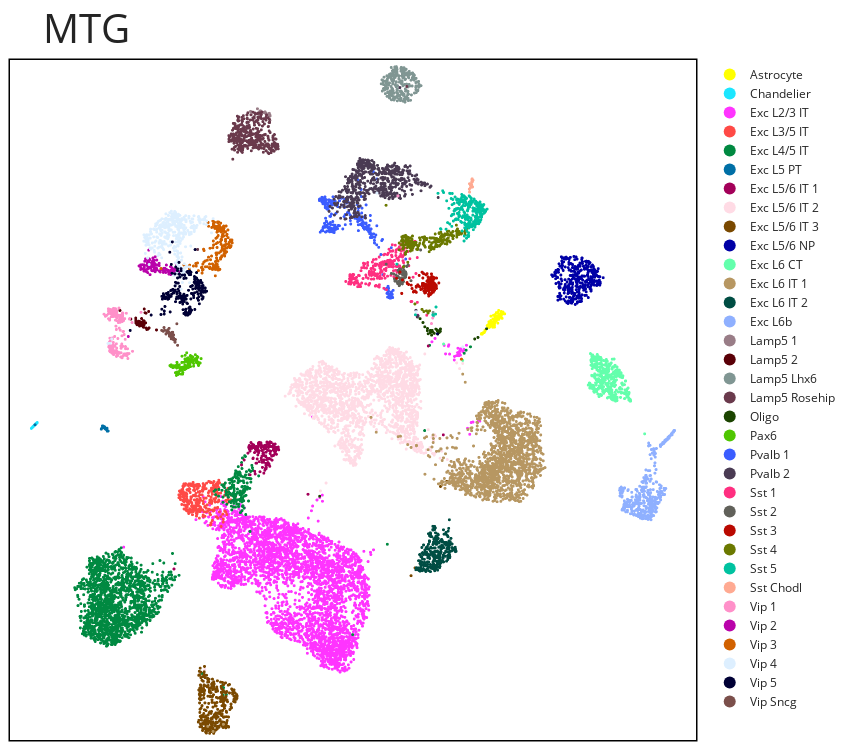

Notebook code for this chart:
### Code cell
fig = bp.umap(mtg, 'labels34', title="MTG", width=850, height=750)
fig.update_layout(margin=dict(t=60), title_font_size=40)
fig.update_layout(
    title=dict(
        y=0.98,              
        yanchor="top",
        pad=dict(t=0, b=0) 
    )
)
fig.write_image("FIG3/MTG.png", scale=3)
fig.show()

### Figure 1 — Plotly figure (JSON) as saved in the notebook; plotly's stock layout.template omitted (floating-point values rounded to 4 significant figures; data arrays with more than 128 entries replaced by an {"elided": "..."} marker saying what was removed)
{"data": [{"hovertemplate": "color=Astrocyte<br>x=%{x}<br>y=%{y}<extra></extra>", "legendgroup": "Astrocyte", "line": {"width": 2}, "marker": {"color": "#FFFF00", "size": 3, "symbol": "circle"}, "mode": "markers", "name": "Astrocyte", "showlegend": true, "type": "scattergl", "x": [14.91, 15.22, 14.87, 14.78, 14.49, 15.03, 14.14, 14.64, 14.69, 15.02, 14.84, 14.97, 14.99, 14.74, 14.94, 14.92, 14.64, 14.97, 14.9, 14.92, 14.75, 14.67, 14.78, 14.89, 14.68, 14.48, 14.71, 14.83, 15.13, 14.62, 14.53, 14.58, 14.71, 15.06, 14.94, 14.63, 14.58, 14.77, 14.53, 14.68, 14.57, 14.55, 14.79, 14.9, 14.22, 14.94, 14.55, 15.05, 14.8, 14.78, 14.6, 14.84, 14.49, 14.85, 15.0, 14.8, 14.53, 14.78, 14.5, 14.75, 14.27, 15.06, 14.74, 14.78, 14.87, 15.04, 14.95, 14.8, 14.15, 14.78, 14.82, 15.07, 15.07, 14.89, 14.89, 14.41, 14.74, 14.67, 14.77, 14.97, 14.46, 14.93, 14.19, 14.3, 14.69, 14.75, 15.06, 15.01, 14.31, 15.0, 14.81, 14.51, 14.82, 14.7, 14.83, 14.57, 14.5, 14.69, 14.55, 14.77, 14.49, 14.95, 14.82, 15.14, 14.71, 14.67, 14.61, 14.51, 15.07, 15.1, 14.82, 14.17, 14.89, 14.48, 14.93], "xaxis": "x", "y": [10.4, 10.49, 10.35, 10.4, 9.924, 10.51, 9.545, 9.969, 10.12, 10.48, 10.33, 10.36, 10.47, 9.872, 10.65, 10.39, 10.11, 10.45, 10.06, 10.39, 10.17, 9.867, 10.41, 10.32, 9.973, 9.918, 10.06, 10.54, 10.49, 9.926, 9.986, 10.38, 10.09, 10.38, 10.37, 10.03, 10.03, 10.14, 9.998, 10.26, 10.18, 10.13, 10.4, 10.3, 9.613, 10.24, 9.911, 10.48, 10.4, 10.31, 9.944, 10.27, 10.12, 10.22, 10.4, 10.37, 10.05, 10.23, 9.897, 10.06, 9.623, 10.6, 9.97, 10.36, 10.25, 10.48, 10.23, 10.16, 9.582, 10.36, 10.23, 10.45, 10.31, 10.55, 10.4, 9.944, 10.19, 9.979, 10.45, 10.48, 9.895, 10.42, 9.58, 9.678, 9.974, 10.24, 10.45, 10.46, 9.733, 10.42, 10.16, 9.864, 10.3, 10.42, 10.18, 9.932, 9.885, 10.12, 10.1, 10.12, 9.861, 10.36, 10.23, 10.57, 10.24, 10.02, 9.954, 9.866, 10.57, 10.28, 10.22, 9.544, 10.31, 10.02, 10.3], "yaxis": "y"}, {"hovertemplate": "color=Chandelier<br>x=%{x}<br>y=%{y}<extra></extra>", "legendgroup": "Chandelier", "line": {"width": 2}, "marker": {"color": "#1CE6FF", "size": 3, "symbol": "circle"}, "mode": "markers", "name": "Chandelier", "showlegend": true, "type": "scattergl", "x": [-6.569, -6.621, -6.549, -6.57, -6.611, -6.729, -6.574, -6.766, -6.685, -6.784, -6.731, -6.588, -6.514, -6.651, -6.647, -6.715, -6.688, -6.65, -6.608, -6.706, -6.538, -6.65, -6.551, -6.556, -6.629, -6.517, -6.523, -6.601, -6.616, -6.606, -6.57, -6.692], "xaxis": "x", "y": [5.381, 5.328, 5.4, 5.377, 5.339, 5.22, 5.378, 5.187, 5.267, 5.166, 5.216, 5.361, 5.435, 5.299, 5.302, 5.236, 5.261, 5.298, 5.342, 5.243, 5.41, 5.301, 5.398, 5.396, 5.324, 5.431, 5.424, 5.346, 5.333, 5.344, 5.38, 5.258], "yaxis": "y"}, {"hovertemplate": "color=Exc L2/3 IT<br>x=%{x}<br>y=%{y}<extra></extra>", "legendgroup": "Exc L2/3 IT", "line": {"width": 2}, "marker": {"color": "#FF34FF", "size": 3, "symbol": "circle"}, "mode": "markers", "name": "Exc L2/3 IT", "showlegend": true, "type": "scattergl", "x": {"elided": "3245 float values"}, "xaxis": "x", "y": {"elided": "3245 float values"}, "yaxis": "y"}, {"hovertemplate": "color=Exc L3/5 IT<br>x=%{x}<br>y=%{y}<extra></extra>", "legendgroup": "Exc L3/5 IT", "line": {"width": 2}, "marker": {"color": "#FF4A46", "size": 3, "symbol": "circle"}, "mode": "markers", "name": "Exc L3/5 IT", "showlegend": true, "type": "scattergl", "x": {"elided": "279 float values"}, "xaxis": "x", "y": {"elided": "279 float values"}, "yaxis": "y"}, {"hovertemplate": "color=Exc L4/5 IT<br>x=%{x}<br>y=%{y}<extra></extra>", "legendgroup": "Exc L4/5 IT", "line": {"width": 2}, "marker": {"color": "#008941", "size": 3, "symbol": "circle"}, "mode": "markers", "name": "Exc L4/5 IT", "showlegend": true, "type": "scattergl", "x": {"elided": "1655 float values"}, "xaxis": "x", "y": {"elided": "1655 float values"}, "yaxis": "y"}, {"hovertemplate": "color=Exc L5 PT<br>x=%{x}<br>y=%{y}<extra></extra>", "legendgroup": "Exc L5 PT", "line": {"width": 2}, "marker": {"color": "#006FA6", "size": 3, "symbol": "circle"}, "mode": "markers", "name": "Exc L5 PT", "showlegend": true, "type": "scattergl", "x": [-3.406, -3.427, -3.464, -3.336, -3.306, -3.479, -3.303, -3.414, -3.377, -3.286, -3.442, -3.353, -3.352, -3.392, -3.294, -3.526, -3.271, -3.365, -3.535, -3.381, -3.215, -3.256, -3.411, -6.613, -3.388], "xaxis": "x", "y": [5.208, 5.246, 5.272, 5.134, 5.124, 5.277, 5.116, 5.201, 5.199, 5.107, 5.267, 5.181, 5.15, 5.211, 5.101, 5.155, 5.176, 5.16, 5.128, 5.176, 5.045, 5.035, 5.197, 5.334, 5.243], "yaxis": "y"}, {"hovertemplate": "color=Exc L5/6 IT 1<br>x=%{x}<br>y=%{y}<extra></extra>", "legendgroup": "Exc L5/6 IT 1", "line": {"width": 2}, "marker": {"color": "#A30059", "size": 3, "symbol": "circle"}, "mode": "markers", "name": "Exc L5/6 IT 1", "showlegend": true, "type": "scattergl", "x": {"elided": "156 float values"}, "xaxis": "x", "y": {"elided": "156 float values"}, "yaxis": "y"}, {"hovertemplate": "color=Exc L5/6 IT 2<br>x=%{x}<br>y=%{y}<extra></extra>", "legendgroup": "Exc L5/6 IT 2", "line": {"width": 2}, "marker": {"color": "#FFDBE5", "size": 3, "symbol": "circle"}, "mode": "markers", "name": "Exc L5/6 IT 2", "showlegend": true, "type": "scattergl", "x": {"elided": "1806 float values"}, "xaxis": "x", "y": {"elided": "1806 float values"}, "yaxis": "y"}, {"hovertemplate": "color=Exc L5/6 IT 3<br>x=%{x}<br>y=%{y}<extra></extra>", "legendgroup": "Exc L5/6 IT 3", "line": {"width": 2}, "marker": {"color": "#7A4900", "size": 3, "symbol": "circle"}, "mode": "markers", "name": "Exc L5/6 IT 3", "showlegend": true, "type": "scattergl", "x": {"elided": "326 float values"}, "xaxis": "x", "y": {"elided": "326 float values"}, "yaxis": "y"}, {"hovertemplate": "color=Exc L5/6 NP<br>x=%{x}<br>y=%{y}<extra></extra>", "legendgroup": "Exc L5/6 NP", "line": {"width": 2}, "marker": {"color": "#0000A6", "size": 3, "symbol": "circle"}, "mode": "markers", "name": "Exc L5/6 NP", "showlegend": true, "type": "scattergl", "x": {"elided": "344 float values"}, "xaxis": "x", "y": {"elided": "344 float values"}, "yaxis": "y"}, {"hovertemplate": "color=Exc L6 CT<br>x=%{x}<br>y=%{y}<extra></extra>", "legendgroup": "Exc L6 CT", "line": {"width": 2}, "marker": {"color": "#63FFAC", "size": 3, "symbol": "circle"}, "mode": "markers", "name": "Exc L6 CT", "showlegend": true, "type": "scattergl", "x": {"elided": "369 float values"}, "xaxis": "x", "y": {"elided": "369 float values"}, "yaxis": "y"}, {"hovertemplate": "color=Exc L6 IT 1<br>x=%{x}<br>y=%{y}<extra></extra>", "legendgroup": "Exc L6 IT 1", "line": {"width": 2}, "marker": {"color": "#B79762", "size": 3, "symbol": "circle"}, "mode": "markers", "name": "Exc L6 IT 1", "showlegend": true, "type": "scattergl", "x": {"elided": "1530 float values"}, "xaxis": "x", "y": {"elided": "1530 float values"}, "yaxis": "y"}, {"hovertemplate": "color=Exc L6 IT 2<br>x=%{x}<br>y=%{y}<extra></extra>", "legendgroup": "Exc L6 IT 2", "line": {"width": 2}, "marker": {"color": "#004D43", "size": 3, "symbol": "circle"}, "mode": "markers", "name": "Exc L6 IT 2", "showlegend": true, "type": "scattergl", "x": {"elided": "278 float values"}, "xaxis": "x", "y": {"elided": "278 float values"}, "yaxis": "y"}, {"hovertemplate": "color=Exc L6b<br>x=%{x}<br>y=%{y}<extra></extra>", "legendgroup": "Exc L6b", "line": {"width": 2}, "marker": {"color": "#8FB0FF", "size": 3, "symbol": "circle"}, "mode": "markers", "name": "Exc L6b", "showlegend": true, "type": "scattergl", "x": {"elided": "384 float values"}, "xaxis": "x", "y": {"elided": "384 float values"}, "yaxis": "y"}, {"hovertemplate": "color=Lamp5 1<br>x=%{x}<br>y=%{y}<extra></extra>", "legendgroup": "Lamp5 1", "line": {"width": 2}, "marker": {"color": "#997D87", "size": 3, "symbol": "circle"}, "mode": "markers", "name": "Lamp5 1", "showlegend": true, "type": "scattergl", "x": [4.307, 4.076, 3.989, 3.862, 4.241, 3.918, 4.137, 3.629, 4.304, 4.305, 3.724, 4.251, 3.913, 4.081, 4.276, 4.303, 3.8, 3.801, 4.14, 4.104, 3.406], "xaxis": "x", "y": [19.69, 19.83, 19.86, 19.93, 19.21, 19.78, 19.81, 19.76, 19.49, 19.69, 20.02, 19.74, 19.79, 19.88, 19.81, 19.74, 19.76, 19.87, 19.59, 19.83, 19.9], "yaxis": "y"}, {"hovertemplate": "color=Lamp5 2<br>x=%{x}<br>y=%{y}<extra></extra>", "legendgroup": "Lamp5 2", "line": {"width": 2}, "marker": {"color": "#5A0007", "size": 3, "symbol": "circle"}, "mode": "markers", "name": "Lamp5 2", "showlegend": true, "type": "scattergl", "x": [-1.838, -1.619, -1.822, -1.472, -1.699, -1.54, -1.563, -1.93, -1.579, -1.571, -1.668, -1.753, -1.739, -1.619, -2.668, -1.859, -1.933, -1.588, -2.161, -1.332, -1.615, -1.813, -1.793, -1.536, -1.683, -1.744, -1.559, -1.595, -1.789, -1.928, -1.627, -1.547, -1.498, -1.868, -1.457, -1.568, -1.452, -1.363, -1.419, -1.6, -1.542, -1.312, -1.771, -1.929, -1.63, -1.66, -0.9669, -1.92], "xaxis": "x", "y": [9.996, 10.04, 10.13, 10.07, 10.01, 10.16, 9.972, 10.2, 9.891, 9.865, 9.97, 9.923, 10.13, 9.927, 10.65, 10.11, 10.29, 9.984, 10.25, 10.6, 10.12, 10.03, 10.15, 10.71, 10.05, 10.12, 10.04, 9.968, 10.08, 10.13, 9.934, 10.08, 10.54, 9.981, 10.52, 10.17, 9.831, 9.781, 9.763, 10.11, 9.986, 9.837, 9.958, 10.17, 10.11, 10.27, 9.742, 10.06], "yaxis": "y"}, {"hovertemplate": "color=Lamp5 Lhx6<br>x=%{x}<br>y=%{y}<extra></extra>", "legendgroup": "Lamp5 Lhx6", "line": {"width": 2}, "marker": {"color": "#809693", "size": 3, "symbol": "circle"}, "mode": "markers", "name": "Lamp5 Lhx6", "showlegend": true, "type": "scattergl", "x": {"elided": "253 float values"}, "xaxis": "x", "y": {"elided": "253 float values"}, "yaxis": "y"}, {"hovertemplate": "color=Lamp5 Rosehip<br>x=%{x}<br>y=%{y}<extra></extra>", "legendgroup": "Lamp5 Rosehip", "line": {"width": 2}, "marker": {"color": "#6A3A4C", "size": 3, "symbol": "circle"}, "mode": "markers", "name": "Lamp5 Rosehip", "showlegend": true, "type": "scattergl", "x": {"elided": "349 float values"}, "xaxis": "x", "y": {"elided": "349 float values"}, "yaxis": "y"}, {"hovertemplate": "color=Oligo<br>x=%{x}<br>y=%{y}<extra></extra>", "legendgroup": "Oligo", "line": {"width": 2}, "marker": {"color": "#1B4400", "size": 3, "symbol": "circle"}, "mode": "markers", "name": "Oligo", "showlegend": true, "type": "scattergl", "x": [12.23, 11.76, 11.77, 12.22, 12.11, 11.63, 11.85, 11.66, 11.42, 11.82, 6.619, 12.23, 11.88, 12.16, 11.95, 12.2, 14.38, 13.98, 12.08, 13.82, 12.09, 12.1, 12.02, 11.51, 12.18, 11.63, 12.19, 11.29, 11.82], "xaxis": "x", "y": [9.786, 9.617, 9.72, 9.685, 9.705, 9.808, 9.72, 9.562, 10.09, 9.66, 2.009, 9.678, 9.64, 9.69, 9.583, 9.662, 9.796, 9.393, 9.741, 9.322, 9.691, 9.708, 9.779, 9.886, 9.627, 9.705, 9.674, 10.27, 9.499], "yaxis": "y"}, {"hovertemplate": "color=Pax6<br>x=%{x}<br>y=%{y}<extra></extra>", "legendgroup": "Pax6", "line": {"width": 2}, "marker": {"color": "#4FC601", "size": 3, "symbol": "circle"}, "mode": "markers", "name": "Pax6", "showlegend": true, "type": "scattergl", "x": [-0.1791, 0.2113, 0.6588, 0.8383, 0.2781, 0.2629, 0.03194, -0.09849, 0.0914, 0.8999, 0.258, 0.4006, -0.006494, -0.2228, 0.9442, 0.05014, 1.108, -0.3012, 0.2322, 0.1087, 0.5283, 0.584, 0.9846, 0.7585, 0.4872, 1.064, 0.3451, -0.02677, -0.3427, 0.6462, 0.4977, -0.01908, 0.7378, 0.723, 0.3461, 0.3571, 0.4544, 0.2744, 0.06528, 0.3664, 0.7895, 0.6693, -0.2843, 0.181, 0.9371, 0.8605, 0.1372, 0.7437, 0.8888, 0.6588, 0.9154, -0.04381, 0.403, 0.4655, 0.07253, -0.03024, -0.09959, 0.5218, -0.02588, 0.9791, 0.5676, 0.5773, 0.5791, 0.4137, 0.6741, 0.4908, 0.8398, 0.5047, 0.5391, 0.05639, 0.01818, 0.4, 0.5082, -0.2119, 0.2364, 0.9268, 0.2936, 0.9012, 0.2424, 0.7585, 0.5827, 0.4064, 0.2199, -0.02416, 0.5526, 0.3946, 0.7607, 0.3654, -0.1848, 0.6117, -0.2033, 0.6091, 0.01263, 0.6829, 0.4375, 0.1614, 0.3999, 0.9544, 0.3554, 0.1761, 0.07635, 0.1348, 0.9796, -0.08505, 0.5033], "xaxis": "x", "y": [8.001, 8.231, 8.52, 8.589, 7.983, 8.009, 7.672, 8.08, 8.123, 8.267, 7.762, 8.037, 8.126, 8.073, 8.25, 7.79, 8.408, 8.046, 7.847, 7.841, 8.004, 8.264, 8.09, 8.056, 7.986, 8.202, 8.029, 8.108, 8.084, 8.495, 8.245, 8.239, 8.315, 8.483, 7.904, 8.387, 8.414, 7.98, 7.714, 8.564, 8.327, 8.449, 8.118, 7.688, 8.202, 8.408, 7.895, 8.304, 8.226, 8.242, 8.439, 7.629, 7.984, 8.262, 7.702, 7.977, 8.015, 8.267, 7.781, 8.242, 8.134, 8.211, 8.342, 7.956, 8.381, 8.319, 8.399, 8.102, 8.403, 7.71, 7.75, 8.287, 8.449, 7.992, 7.96, 8.505, 8.237, 8.358, 7.686, 8.179, 8.136, 8.049, 8.522, 7.677, 8.116, 8.084, 8.348, 8.278, 8.077, 8.039, 8.031, 8.549, 8.04, 8.295, 8.679, 7.884, 7.937, 8.477, 8.114, 7.998, 7.998, 7.985, 8.121, 7.756, 8.189], "yaxis": "y"}, {"hovertemplate": "color=Pvalb 1<br>x=%{x}<br>y=%{y}<extra></extra>", "legendgroup": "Pvalb 1", "line": {"width": 2}, "marker": {"color": "#3B5DFF", "size": 3, "symbol": "circle"}, "mode": "markers", "name": "Pvalb 1", "showlegend": true, "type": "scattergl", "x": {"elided": "218 float values"}, "xaxis": "x", "y": {"elided": "218 float values"}, "yaxis": "y"}, {"hovertemplate": "color=Pvalb 2<br>x=%{x}<br>y=%{y}<extra></extra>", "legendgroup": "Pvalb 2", "line": {"width": 2}, "marker": {"color": "#4A3B53", "size": 3, "symbol": "circle"}, "mode": "markers", "name": "Pvalb 2", "showlegend": true, "type": "scattergl", "x": {"elided": "544 float values"}, "xaxis": "x", "y": {"elided": "544 float values"}, "yaxis": "y"}, {"hovertemplate": "color=Sst 1<br>x=%{x}<br>y=%{y}<extra></extra>", "legendgroup": "Sst 1", "line": {"width": 2}, "marker": {"color": "#FF2F80", "size": 3, "symbol": "circle"}, "mode": "markers", "name": "Sst 1", "showlegend": true, "type": "scattergl", "x": {"elided": "228 float values"}, "xaxis": "x", "y": {"elided": "228 float values"}, "yaxis": "y"}, {"hovertemplate": "color=Sst 2<br>x=%{x}<br>y=%{y}<extra></extra>", "legendgroup": "Sst 2", "line": {"width": 2}, "marker": {"color": "#61615A", "size": 3, "symbol": "circle"}, "mode": "markers", "name": "Sst 2", "showlegend": true, "type": "scattergl", "x": [10.43, 10.12, 10.33, 10.3, 10.18, 10.37, 10.53, 10.26, 10.46, 10.54, 10.46, 10.37, 10.52, 10.67, 10.47, 9.953, 10.73, 10.57, 10.86, 10.63, 11.31, 10.1, 10.61, 10.34, 10.48, 10.32, 10.49, 10.64, 10.42, 10.62, 10.41, 10.57, 10.32, 10.26, 10.41, 10.32, 10.36, 10.55, 10.55, 10.25, 10.33, 10.5, 10.38, 10.41, 10.37, 10.61, 10.31, 10.46, 10.17, 10.37, 10.35, 10.12, 10.34, 9.711, 10.31, 10.49, 10.23, 10.22, 10.26, 10.05, 10.51, 10.56, 10.33], "xaxis": "x", "y": [12.15, 12.01, 12.59, 11.87, 12.06, 12.06, 12.53, 12.51, 12.09, 12.72, 12.32, 11.97, 11.99, 12.69, 12.44, 12.37, 12.76, 12.21, 12.03, 12.38, 13.46, 12.12, 12.36, 12.36, 12.3, 11.8, 12.41, 12.32, 12.05, 12.2, 12.51, 12.17, 12.0, 12.17, 11.93, 12.49, 12.45, 12.29, 12.49, 11.89, 12.16, 12.32, 12.55, 12.1, 12.14, 12.44, 12.01, 11.88, 12.29, 11.89, 12.02, 12.03, 11.83, 12.8, 12.46, 12.44, 11.96, 12.19, 12.22, 12.35, 12.63, 12.16, 12.38], "yaxis": "y"}, {"hovertemplate": "color=Sst 3<br>x=%{x}<br>y=%{y}<extra></extra>", "legendgroup": "Sst 3", "line": {"width": 2}, "marker": {"color": "#BA0900", "size": 3, "symbol": "circle"}, "mode": "markers", "name": "Sst 3", "showlegend": true, "type": "scattergl", "x": [11.5, 11.56, 11.66, 11.92, 11.7, 11.6, 11.85, 11.77, 11.74, 10.69, 11.11, 11.88, 11.79, 11.98, 11.86, 11.89, 10.35, 11.81, 11.66, 11.66, 12.04, 11.51, 11.86, 11.74, 11.66, 11.56, 11.4, 11.81, 11.38, 11.11, 11.82, 11.79, 11.49, 11.86, 10.79, 11.69, 11.5, 11.93, 11.66, 11.9, 11.78, 11.86, 11.46, 10.2, 11.56, 12.04, 11.2, 10.47, 10.98, 11.0, 11.81, 10.43, 11.7, 10.88, 11.23, 11.96, 11.84, 11.83, 11.91, 11.39, 11.84, 11.17, 11.65, 11.68, 11.95, 11.8, 11.52, 11.89, 11.83, 11.72, 11.71, 11.4, 11.45, 11.63, 11.95, 11.78, 11.57, 11.79, 11.11, 10.91, 11.06, 11.52, 12.05, 10.43, 10.75, 11.95, 11.67, 12.16, 11.71, 11.61, 11.55, 11.42, 11.92, 11.06, 11.25, 11.94, 11.55, 11.81, 11.45, 11.27, 12.05, 11.38, 11.93, 11.48, 10.68, 11.97, 11.32, 11.85, 11.39, 11.66, 11.64, 11.53, 11.55, 11.47, 11.8, 11.79, 11.79, 11.74, 11.18], "xaxis": "x", "y": [11.46, 12.3, 12.09, 11.8, 11.87, 12.0, 11.81, 11.39, 11.75, 11.9, 11.72, 12.2, 11.77, 11.89, 11.52, 12.02, 12.44, 12.07, 11.57, 11.95, 11.82, 11.87, 11.56, 11.95, 12.05, 11.54, 11.9, 11.91, 11.65, 11.49, 12.35, 11.85, 11.78, 11.69, 12.17, 11.32, 11.68, 11.91, 12.21, 11.5, 11.9, 12.02, 12.36, 12.14, 11.86, 11.78, 11.8, 12.07, 11.51, 11.55, 11.62, 11.45, 11.35, 11.82, 11.77, 11.74, 11.78, 11.45, 11.93, 11.82, 11.65, 11.81, 11.73, 11.4, 12.17, 11.99, 11.82, 11.95, 12.24, 12.09, 11.51, 11.78, 11.9, 11.8, 11.58, 11.75, 11.7, 11.94, 11.77, 11.67, 11.52, 11.78, 11.67, 11.44, 11.86, 12.14, 12.06, 11.93, 11.71, 12.36, 11.74, 12.16, 12.11, 11.55, 12.28, 11.72, 11.79, 11.72, 12.36, 11.74, 12.15, 12.43, 11.63, 11.8, 11.94, 11.78, 11.62, 11.99, 11.81, 11.64, 11.8, 11.59, 11.48, 11.54, 11.62, 12.17, 11.77, 11.63, 11.84], "yaxis": "y"}, {"hovertemplate": "color=Sst 4<br>x=%{x}<br>y=%{y}<extra></extra>", "legendgroup": "Sst 4", "line": {"width": 2}, "marker": {"color": "#6B7900", "size": 3, "symbol": "circle"}, "mode": "markers", "name": "Sst 4", "showlegend": true, "type": "scattergl", "x": {"elided": "208 float values"}, "xaxis": "x", "y": {"elided": "208 float values"}, "yaxis": "y"}, {"hovertemplate": "color=Sst 5<br>x=%{x}<br>y=%{y}<extra></extra>", "legendgroup": "Sst 5", "line": {"width": 2}, "marker": {"color": "#00C2A0", "size": 3, "symbol": "circle"}, "mode": "markers", "name": "Sst 5", "showlegend": true, "type": "scattergl", "x": {"elided": "250 float values"}, "xaxis": "x", "y": {"elided": "250 float values"}, "yaxis": "y"}, {"hovertemplate": "color=Sst Chodl<br>x=%{x}<br>y=%{y}<extra></extra>", "legendgroup": "Sst Chodl", "line": {"width": 2}, "marker": {"color": "#FFAA92", "size": 3, "symbol": "circle"}, "mode": "markers", "name": "Sst Chodl", "showlegend": true, "type": "scattergl", "x": [13.73, 13.59, 13.69, 13.72, 13.69, 13.57, 13.7, 13.71, 13.62, 13.64, 13.69, 13.74, 13.73, 13.72, 13.59], "xaxis": "x", "y": [16.39, 16.54, 16.63, 16.62, 16.48, 16.29, 16.61, 16.77, 16.34, 16.46, 16.74, 16.7, 16.68, 16.7, 16.15], "yaxis": "y"}, {"hovertemplate": "color=Vip 1<br>x=%{x}<br>y=%{y}<extra></extra>", "legendgroup": "Vip 1", "line": {"width": 2}, "marker": {"color": "#FF90C9", "size": 3, "symbol": "circle"}, "mode": "markers", "name": "Vip 1", "showlegend": true, "type": "scattergl", "x": {"elided": "182 float values"}, "xaxis": "x", "y": {"elided": "182 float values"}, "yaxis": "y"}, {"hovertemplate": "color=Vip 2<br>x=%{x}<br>y=%{y}<extra></extra>", "legendgroup": "Vip 2", "line": {"width": 2}, "marker": {"color": "#B903AA", "size": 3, "symbol": "circle"}, "mode": "markers", "name": "Vip 2", "showlegend": true, "type": "scattergl", "x": [-1.396, -1.03, -1.297, -0.9542, -0.3121, -1.108, -2.278, -1.147, -0.3509, -0.8437, -1.524, -0.1182, -0.508, -1.54, -1.426, -0.9185, -1.028, -0.653, -1.177, -1.317, -1.012, -1.378, -1.056, -0.311, -0.5051, -1.11, -0.6199, -1.132, -1.218, -1.556, -1.225, -1.375, -0.2361, -0.6294, -0.2968, -1.078, -0.3956, -1.303, -0.1122, -1.562, -1.047, -1.106, -0.7191, -1.345, -1.387, -1.027, -0.5356, -0.3296, -1.434, -1.074, -1.567, -1.348, -1.777, -0.2922, -1.268, -0.8414, -1.266, -1.01, -1.634, -1.118, -1.602, -0.9806, -1.507, 0.06712, -1.382, -1.115, -0.9705, -1.227, -1.277, -1.328, -1.274, -0.02446, -1.701, -0.5822, -1.682, -1.277, -1.063, -1.114, -0.4282, -0.6965, -0.971, -1.164, -1.702, -0.1934, -1.313, -0.1266, -1.137, -1.192, -1.116, -1.474, -1.351, -0.5753, -0.2085, -0.4133, -1.135, -0.2143, -0.02921, -0.8291, -1.112, -1.514, -1.271, -1.296, -0.1311, -1.706, -1.532, -1.308, -1.38, -1.55, -1.267, -1.375, -0.792, -0.9429, -0.276, -0.7925, -1.158, -0.6632, -0.2237], "xaxis": "x", "y": [12.85, 12.45, 12.61, 12.99, 12.68, 12.95, 9.437, 12.87, 12.48, 12.84, 12.55, 12.57, 12.76, 12.71, 12.75, 12.75, 13.14, 12.42, 12.68, 12.77, 12.77, 12.59, 12.65, 12.32, 12.55, 12.74, 12.61, 12.85, 12.73, 12.77, 12.64, 12.7, 12.62, 12.46, 12.33, 12.78, 12.34, 12.75, 12.49, 12.55, 12.83, 12.91, 12.56, 12.69, 12.57, 12.5, 12.42, 12.44, 12.45, 12.97, 12.59, 12.91, 12.72, 12.53, 12.77, 12.73, 12.82, 12.62, 12.78, 12.83, 12.58, 12.77, 12.49, 12.43, 12.94, 12.91, 12.53, 12.62, 13.01, 13.45, 12.71, 12.6, 12.65, 12.47, 12.6, 12.83, 12.59, 12.69, 12.51, 12.57, 12.61, 12.92, 12.56, 12.46, 12.8, 12.53, 12.49, 12.51, 12.96, 13.04, 12.71, 12.61, 12.52, 12.45, 13.09, 12.5, 12.75, 12.47, 12.76, 12.93, 12.83, 12.87, 12.53, 12.77, 12.62, 13.04, 12.84, 12.48, 12.31, 12.41, 12.44, 12.54, 12.52, 12.49, 12.76, 12.53, 12.41], "yaxis": "y"}, {"hovertemplate": "color=Vip 3<br>x=%{x}<br>y=%{y}<extra></extra>", "legendgroup": "Vip 3", "line": {"width": 2}, "marker": {"color": "#D16100", "size": 3, "symbol": "circle"}, "mode": "markers", "name": "Vip 3", "showlegend": true, "type": "scattergl", "x": {"elided": "174 float values"}, "xaxis": "x", "y": {"elided": "174 float values"}, "yaxis": "y"}, {"hovertemplate": "color=Vip 4<br>x=%{x}<br>y=%{y}<extra></extra>", "legendgroup": "Vip 4", "line": {"width": 2}, "marker": {"color": "#DDEFFF", "size": 3, "symbol": "circle"}, "mode": "markers", "name": "Vip 4", "showlegend": true, "type": "scattergl", "x": {"elided": "351 float values"}, "xaxis": "x", "y": {"elided": "351 float values"}, "yaxis": "y"}, {"hovertemplate": "color=Vip 5<br>x=%{x}<br>y=%{y}<extra></extra>", "legendgroup": "Vip 5", "line": {"width": 2}, "marker": {"color": "#000035", "size": 3, "symbol": "circle"}, "mode": "markers", "name": "Vip 5", "showlegend": true, "type": "scattergl", "x": {"elided": "196 float values"}, "xaxis": "x", "y": {"elided": "196 float values"}, "yaxis": "y"}, {"hovertemplate": "color=Vip Sncg<br>x=%{x}<br>y=%{y}<extra></extra>", "legendgroup": "Vip Sncg", "line": {"width": 2}, "marker": {"color": "#7B4F4B", "size": 3, "symbol": "circle"}, "mode": "markers", "name": "Vip Sncg", "showlegend": true, "type": "scattergl", "x": [-0.524, -0.3586, -0.3678, -0.3104, -0.4765, -0.2268, -0.2828, -0.1692, -0.3664, -0.443, -0.3316, -0.5891, -0.234, -0.367, -0.08842, 0.01397, -0.104, -0.6512, -0.2142, -0.4239, -0.2127, -0.0212, -0.3801, -0.3808, -0.1778, -0.18, -0.1731, -0.3643, -0.3541, -0.2539, -0.3579, -0.2457, -0.1112, -0.2078, -0.728, -0.4022, -0.3428, -0.4899, -0.3337, -0.6172, -0.4849], "xaxis": "x", "y": [9.555, 9.555, 9.537, 9.422, 9.687, 9.383, 9.33, 9.348, 9.499, 9.745, 9.546, 9.73, 9.415, 9.524, 9.296, 9.026, 9.167, 9.678, 9.484, 9.618, 9.634, 10.03, 9.815, 9.613, 9.373, 9.294, 9.509, 9.453, 9.499, 9.528, 9.581, 9.632, 9.19, 9.343, 9.721, 9.655, 9.46, 9.662, 9.578, 9.853, 9.707], "yaxis": "y"}], "layout": {"height": 750, "legend": {"bgcolor": "rgba(0,0,0,0)", "borderwidth": 0, "itemsizing": "constant", "orientation": "v", "title": {"text": ""}, "tracegroupgap": 0, "x": 1.02, "xanchor": "left", "y": 1, "yanchor": "top"}, "margin": {"b": 10, "l": 10, "r": 10, "t": 60}, "plot_bgcolor": "white", "title": {"font": {"size": 40}, "pad": {"b": 0, "t": 0}, "text": "MTG", "y": 0.98, "yanchor": "top"}, "width": 850, "xaxis": {"anchor": "y", "domain": [0, 1], "linecolor": "black", "linewidth": 1.5, "mirror": true, "range": [-7.083, 23.42], "showgrid": false, "showline": true, "showticklabels": false, "ticklen": 0, "ticks": "outside", "tickwidth": 0, "title": {}, "zeroline": false}, "yaxis": {"anchor": "x", "domain": [0, 1], "linecolor": "black", "linewidth": 1.5, "mirror": true, "range": [-9.323, 22.29], "scaleanchor": "x", "scaleratio": 1, "showgrid": false, "showline": true, "showticklabels": false, "ticklen": 0, "ticks": "outside", "tickwidth": 0, "title": {}, "zeroline": false}}}
